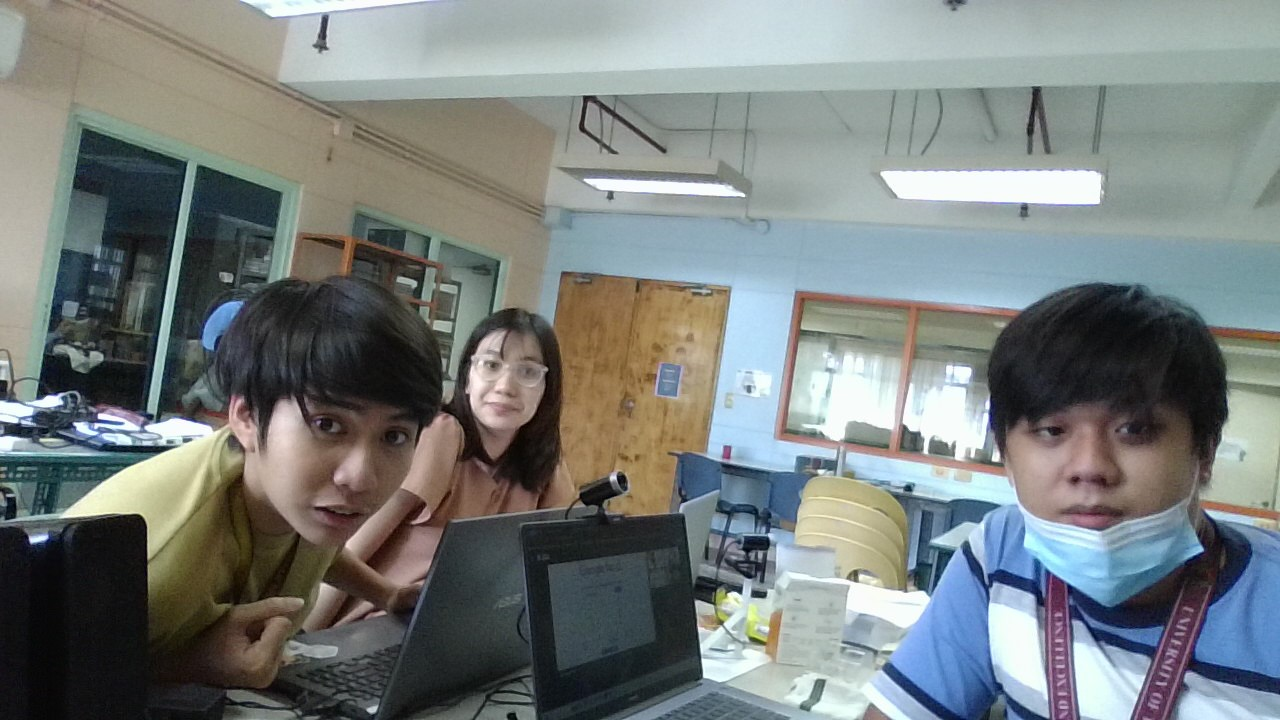
#> input picture avemichharden.jpg, 1280 x 720 px
$ python make_bg3.py
#> lines starting #> are read from the running program, lines starting #| are printed output that depends on the picture; after the words box and inside, x2 and y2 are one past the last pixel; in counts of white or black regions, pixels touching at a corner belong together
import numpy as np
import base64
import requests
import time
import cv2
from PIL import Image
import io


def inpaint_image(img_extended, mask_data):
    # Convert the extended image to a NumPy array
    img_array = np.array(img_extended)
    # Encode the image data to base64
    imageData = base64.b64encode(img_array).decode()

    url = "https://api.prodia.com/v1/sd/inpainting"

    payload = {
        "imageData": imageData,
        "maskData": mask_data,
        "model": "v1-5-pruned-emaonly.safetensors [d7049739]",
        "prompt": "classroom",
        "negative_prompt": "badly drawn",
        "steps": 20,
        "cfg_scale": 7,
        "seed": -1,
        "upscale": False,
        "mask_blur": 4,
        "inpainting_fill": 1,
        "inpainting_mask_invert": 1,
        "inpainting_full_res": False,
        "sampler": "DPM++ 2M Karras",
        "width": 1024,
        "height": 576
    }
    headers = {
        "accept": "application/json",
        "content-type": "application/json",
        "X-Prodia-Key": "7127d01a-d0c9-435a-ad98-31179a49071f"
    }

    response = requests.post(url, json=payload, headers=headers)

    print(response.text)
    print(response.json()['job'])

    job_id = response.json()['job']

    # Poll the API until the job is done
    while True:
        response = requests.get(f'https://api.prodia.com/v1/job/{job_id}', headers=headers)
        job_status = response.json()['status']
        if job_status == 'succeeded':
            break
        time.sleep(1)  # wait for a second before polling again
        print("Debugger: ",job_status)

    # Get the generated image URL
    image_url = response.json()['imageUrl']
    print(image_url)

    # Download the image
    image_response = requests.get(image_url)

    # Save the image as a .jpg file
    with open('inpainting_result.jpg', 'wb') as f:
        f.write(image_response.content)

def extend_image(image_path, additional_width):
    # Open the image file
#> called with image_path = 'avemichharden.jpg', additional_width = 300
    img = Image.open(image_path)
#> img is the input picture: PIL image 1280x720 RGB; mean R, G, B 121, 127, 125.7
    width, height = img.size
#> width = 1280; height = 720

    # Create an extension of the same height but with the specified additional width
    extension = Image.new('RGB', (additional_width, height), color='black')
#> extension: PIL image 300x720 RGB; every value is 0

    # Create a mask for the extension
    mask = Image.new('L', extension.size, color=255)
#> mask: PIL image 300x720 L; every value is 255

    # Concatenate the original image and the extension
    img_extended = Image.new('RGB', (width + additional_width, height))
#> img_extended: PIL image 1580x720 RGB; every value is 0
    img_extended.paste(img, (0, 0))
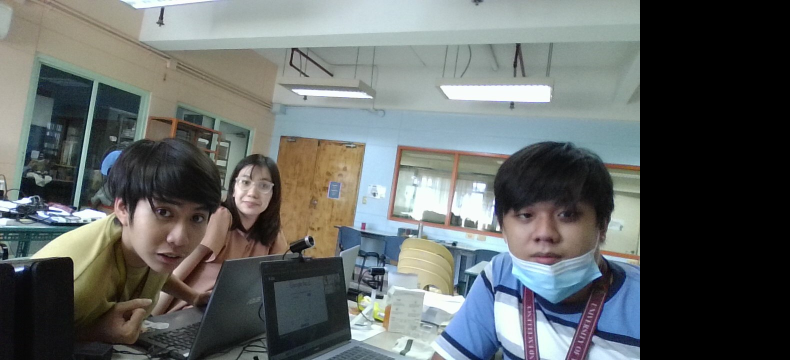
#> img_extended: PIL image 1580x720 RGB (shown at 1/2 size); mean R, G, B 98, 102.9, 101.8
    img_extended.paste(extension, (width, 0), mask)

    return img_extended

def create_mask(image, additional_width):
    # Get the dimensions of the image
#> called with additional_width = 300
    width, height = image.size
#> width = 1580; height = 720

    # Create a mask for the original image (white)
    original_mask = Image.new('L', (width - additional_width, height), color=255)
#> original_mask: PIL image 1280x720 L; every value is 255

    # Create a mask for the extension (black)
    extension_mask = Image.new('L', (additional_width, height), color=0)
#> extension_mask: PIL image 300x720 L; every value is 0

    # Concatenate the original mask and the extension mask
    mask = Image.new('L', (width, height))
#> mask: PIL image 1580x720 L; every value is 0
    mask.paste(original_mask, (0, 0))
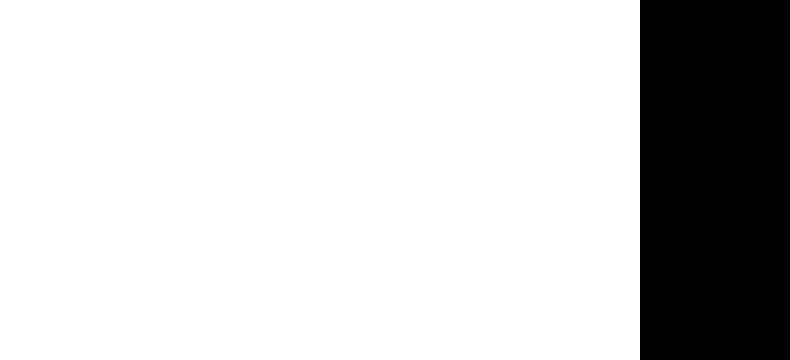
#> mask: PIL image 1580x720 L (shown at 1/2 size); 81% white; 1 black region, box (x1, y1, x2, y2) and area: (1280, 0, 1580, 720) 216000
    mask.paste(extension_mask, (width - additional_width, 0))

    # Convert the mask to a NumPy array
    mask_array = np.array(mask)

    # Save mask as image
    cv2.imwrite("mask.png", mask_array)

    # Encode the mask data to base64
    mask_base64 = base64.b64encode(mask_array).decode()

    return mask_base64

filename = 'avemichharden.jpg'
# Extend the image
extended_img = extend_image(filename, 300)

# Create a mask
mask = create_mask(extended_img, 300)

# Inpaint the image using the generated mask
inpaint_image(extended_img, mask)
#> (the call stopped at in inpaint_image, `response = requests.post(url, json=payload, headers=headers)`: requests is not available in this run)
